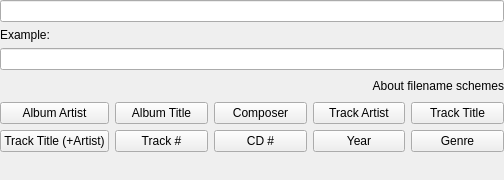
<?xml version="1.0" encoding="UTF-8"?>
<ui version="4.0">
 <class>FilenameSchemeDialog</class>
 <widget class="QWidget" name="FilenameSchemeDialog">
  <property name="geometry">
   <rect>
    <x>0</x>
    <y>0</y>
    <width>504</width>
    <height>180</height>
   </rect>
  </property>
  <layout class="QGridLayout" name="gridLayout">
   <property name="leftMargin">
    <number>0</number>
   </property>
   <property name="topMargin">
    <number>0</number>
   </property>
   <property name="rightMargin">
    <number>0</number>
   </property>
   <property name="bottomMargin">
    <number>0</number>
   </property>
   <item row="0" column="0" colspan="5">
    <widget class="LineEdit" name="pattern"/>
   </item>
   <item row="1" column="0">
    <widget class="QLabel" name="label_album_example">
     <property name="maximumSize">
      <size>
       <width>16777215</width>
       <height>21</height>
      </size>
     </property>
     <property name="text">
      <string>Example:</string>
     </property>
    </widget>
   </item>
   <item row="2" column="0" colspan="5">
    <widget class="LineEdit" name="example">
     <property name="readOnly">
      <bool>true</bool>
     </property>
    </widget>
   </item>
   <item row="3" column="0" colspan="5">
    <layout class="QHBoxLayout" name="horizontalLayout">
     <item>
      <spacer name="horizontalSpacer">
       <property name="orientation">
        <enum>Qt::Horizontal</enum>
       </property>
       <property name="sizeHint" stdset="0">
        <size>
         <width>40</width>
         <height>20</height>
        </size>
       </property>
      </spacer>
     </item>
     <item>
      <widget class="UrlLabel" name="help">
       <property name="text">
        <string>About filename schemes</string>
       </property>
       <property name="alignment">
        <set>Qt::AlignRight|Qt::AlignTrailing|Qt::AlignVCenter</set>
       </property>
      </widget>
     </item>
    </layout>
   </item>
   <item row="4" column="0">
    <widget class="QPushButton" name="albumArtist">
     <property name="toolTip">
      <string>The artist of the album. For most albums, this will be the same as the &lt;i&gt;Track Artist.&lt;/i&gt; For compilations, this will often be &lt;i&gt;Various Artists.&lt;/i&gt;</string>
     </property>
     <property name="text">
      <string>Album Artist</string>
     </property>
    </widget>
   </item>
   <item row="4" column="1">
    <widget class="QPushButton" name="albumTitle">
     <property name="toolTip">
      <string>The name of the album.</string>
     </property>
     <property name="text">
      <string>Album Title</string>
     </property>
    </widget>
   </item>
   <item row="4" column="2">
    <widget class="QPushButton" name="composer">
     <property name="toolTip">
      <string>The composer.</string>
     </property>
     <property name="text">
      <string>Composer</string>
     </property>
    </widget>
   </item>
   <item row="4" column="3">
    <widget class="QPushButton" name="trackArtist">
     <property name="toolTip">
      <string>The artist of each track.</string>
     </property>
     <property name="text">
      <string>Track Artist</string>
     </property>
    </widget>
   </item>
   <item row="4" column="4">
    <widget class="QPushButton" name="trackTitle">
     <property name="toolTip">
      <string>The track title (without &lt;i&gt;Track Artist&lt;/i&gt;).</string>
     </property>
     <property name="text">
      <string>Track Title</string>
     </property>
    </widget>
   </item>
   <item row="5" column="0">
    <widget class="QPushButton" name="trackArtistAndTitle">
     <property name="minimumSize">
      <size>
       <width>0</width>
       <height>0</height>
      </size>
     </property>
     <property name="maximumSize">
      <size>
       <width>16777215</width>
       <height>16777215</height>
      </size>
     </property>
     <property name="toolTip">
      <string>The track title (with &lt;i&gt;Track Artist&lt;/i&gt;, if different to &lt;i&gt;Album Artist&lt;/i&gt;).</string>
     </property>
     <property name="text">
      <string>Track Title (+Artist)</string>
     </property>
    </widget>
   </item>
   <item row="5" column="1">
    <widget class="QPushButton" name="trackNo">
     <property name="toolTip">
      <string>The track number.</string>
     </property>
     <property name="text">
      <string>Track #</string>
     </property>
    </widget>
   </item>
   <item row="5" column="2">
    <widget class="QPushButton" name="cdNo">
     <property name="toolTip">
      <string>The album number of a multi-album album. Often compilations consist of several albums.</string>
     </property>
     <property name="text">
      <string>CD #</string>
     </property>
    </widget>
   </item>
   <item row="5" column="3">
    <widget class="QPushButton" name="year">
     <property name="toolTip">
      <string>The year of the album's release.</string>
     </property>
     <property name="text">
      <string>Year</string>
     </property>
    </widget>
   </item>
   <item row="5" column="4">
    <widget class="QPushButton" name="genre">
     <property name="toolTip">
      <string>The genre of the album.</string>
     </property>
     <property name="text">
      <string>Genre</string>
     </property>
    </widget>
   </item>
   <item row="6" column="1" colspan="2">
    <spacer name="verticalSpacer">
     <property name="orientation">
      <enum>Qt::Vertical</enum>
     </property>
     <property name="sizeHint" stdset="0">
      <size>
       <width>20</width>
       <height>0</height>
      </size>
     </property>
    </spacer>
   </item>
  </layout>
 </widget>
 <customwidgets>
  <customwidget>
   <class>UrlLabel</class>
   <extends>QLabel</extends>
   <header>urllabel.h</header>
  </customwidget>
  <customwidget>
   <class>LineEdit</class>
   <extends>QLineEdit</extends>
   <header>lineedit.h</header>
  </customwidget>
 </customwidgets>
 <resources/>
 <connections/>
</ui>
